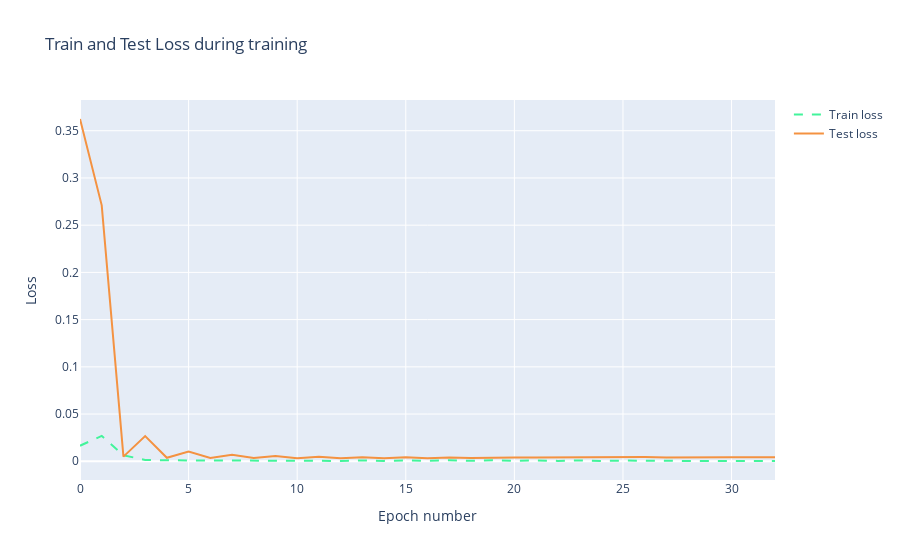

The notebook cell this image was saved under:
### Code cell
trace1 = go.Scatter(
    x = np.arange(0, len(history.history['loss']), 1),
    y = history.history['loss'],
    mode = 'lines',
    name = 'Train loss',
    line = dict(color=('rgb(66, 244, 155)'), width=2, dash='dash')
)
trace2 = go.Scatter(
    x = np.arange(0, len(history.history['val_loss']), 1),
    y = history.history['val_loss'],
    mode = 'lines',
    name = 'Test loss',
    line = dict(color=('rgb(244, 146, 65)'), width=2)
)

data = [trace1, trace2]
layout = dict(title = 'Train and Test Loss during training', 
              xaxis = dict(title = 'Epoch number'), yaxis = dict(title = 'Loss'))
fig = dict(data=data, layout=layout)
py.iplot(fig, filename='training_process')

### Figure 1 — Plotly figure (JSON) as saved in the notebook; plotly's stock layout.template omitted (floating-point values rounded to 4 significant figures)
{"data": [{"line": {"color": "rgb(66, 244, 155)", "dash": "dash", "width": 2}, "mode": "lines", "name": "Train loss", "type": "scatter", "x": [0, 1, 2, 3, 4, 5, 6, 7, 8, 9, 10, 11, 12, 13, 14, 15, 16, 17, 18, 19, 20, 21, 22, 23, 24, 25, 26, 27, 28, 29, 30, 31, 32], "y": [0.0165, 0.02691, 0.006316, 0.001462, 0.001022, 0.0009669, 0.0003416, 0.0005947, 0.0003434, 0.0006254, 0.0003658, 0.0007267, 0.0003948, 0.0008566, 0.0004286, 0.0009773, 0.0004566, 0.00105, 0.0004634, 0.001056, 0.0004422, 0.0009977, 0.0003981, 0.0008857, 0.0003463, 0.0007353, 0.0003122, 0.000578, 0.00032, 0.0004561, 0.000359, 0.0003916, 0.0003826]}, {"line": {"color": "rgb(244, 146, 65)", "width": 2}, "mode": "lines", "name": "Test loss", "type": "scatter", "x": [0, 1, 2, 3, 4, 5, 6, 7, 8, 9, 10, 11, 12, 13, 14, 15, 16, 17, 18, 19, 20, 21, 22, 23, 24, 25, 26, 27, 28, 29, 30, 31, 32], "y": [0.3624, 0.271, 0.004938, 0.02665, 0.003712, 0.01024, 0.0036, 0.006935, 0.003502, 0.005576, 0.003271, 0.004825, 0.003148, 0.004412, 0.003156, 0.004208, 0.003302, 0.004126, 0.003574, 0.004099, 0.003923, 0.004091, 0.00427, 0.004091, 0.00451, 0.004105, 0.004557, 0.00415, 0.004447, 0.004226, 0.004328, 0.004278, 0.004272]}], "layout": {"title": {"text": "Train and Test Loss during training"}, "xaxis": {"title": {"text": "Epoch number"}}, "yaxis": {"title": {"text": "Loss"}}}}
